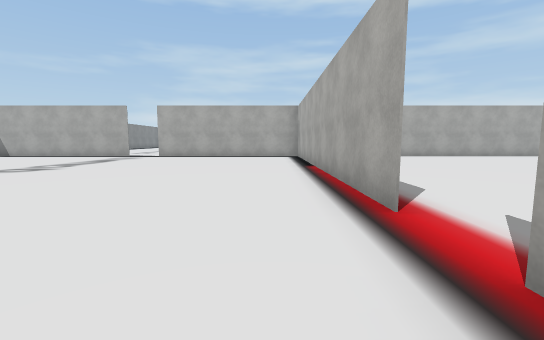
View 1 (above)

21 first-person views from a walk through a scene from a Unity 3-D project. The camera is 1.3 m above the floor, tilts 6° down and sees 90° across. The floor is counted in squares, 2 m on a side. Each view is taken from the middle of a square. On the plan, view 1 faces up. The plan holds only what a view shows up to about 9 squares ahead; the rest is blank. The place goes on beyond the plan. The player is left out. Door leaves are left out, so doorways stand open. Some surface patterns are stand-ins.

View 2
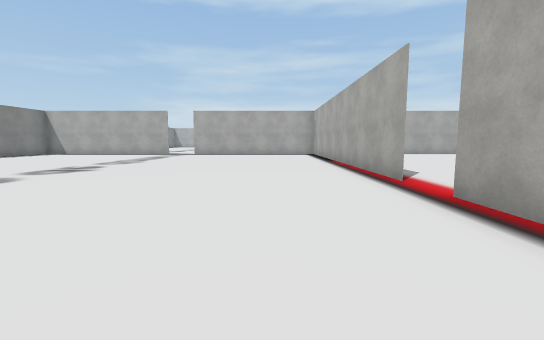

View 3
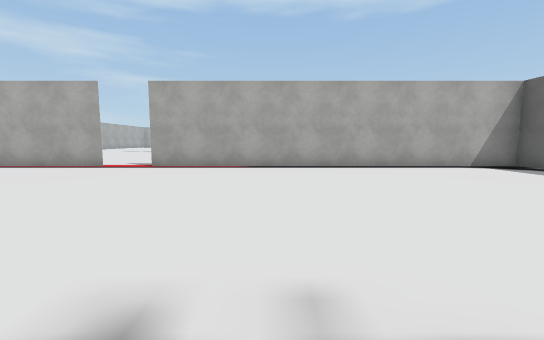

View 4
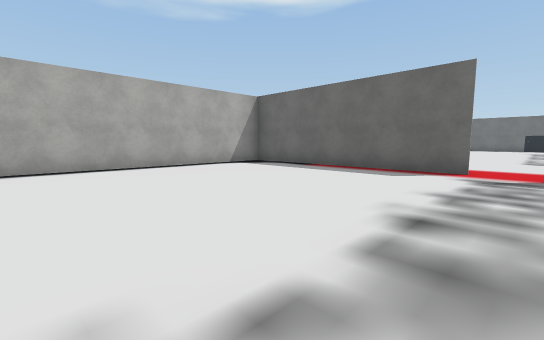

View 5
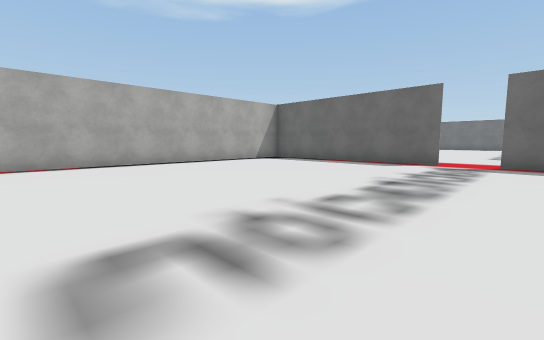

View 6
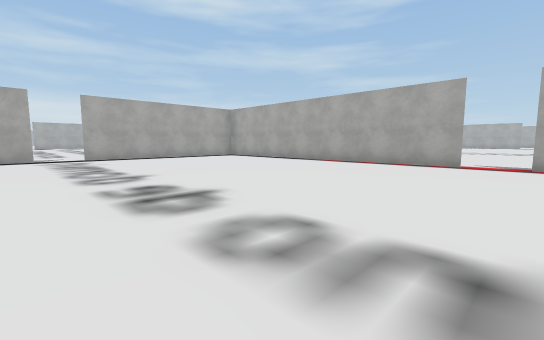

View 7
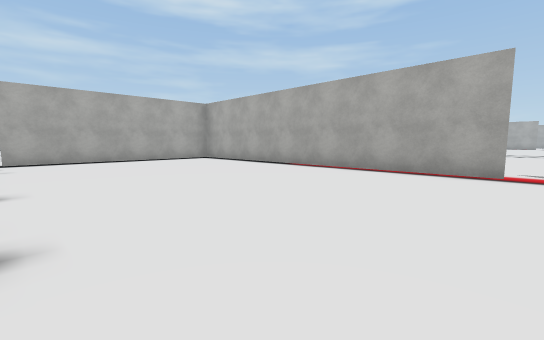

View 8
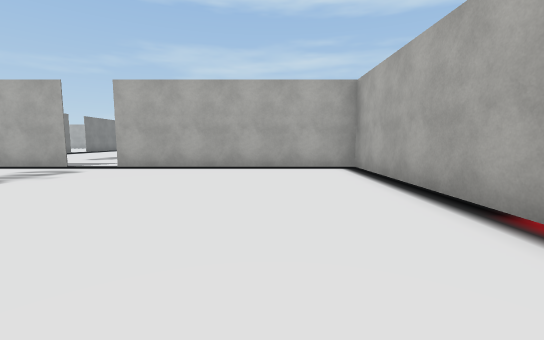

View 9
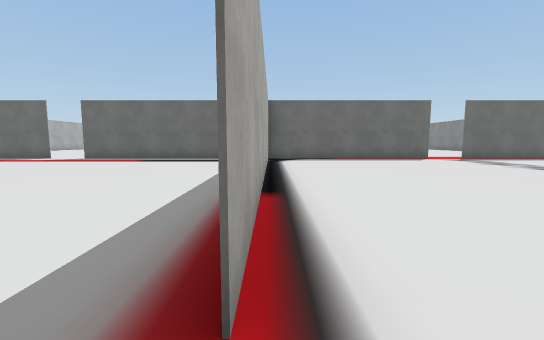

View 10
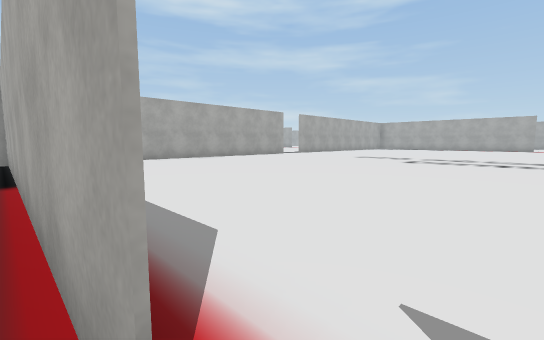

View 11
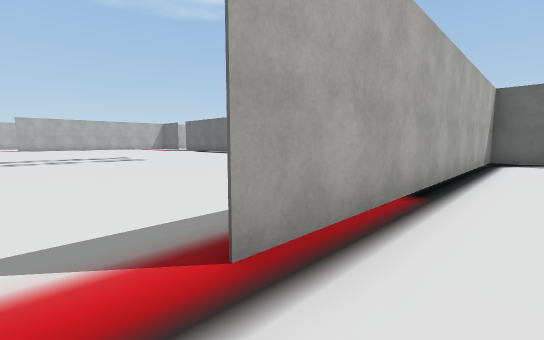

View 12
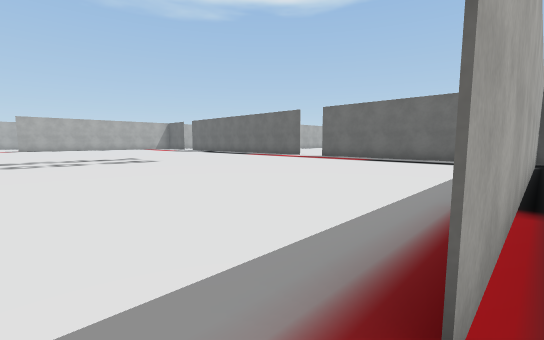

View 13
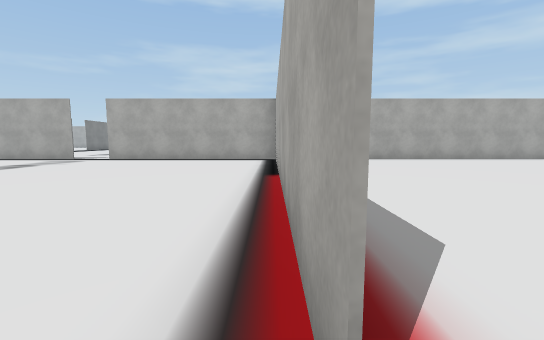

View 14
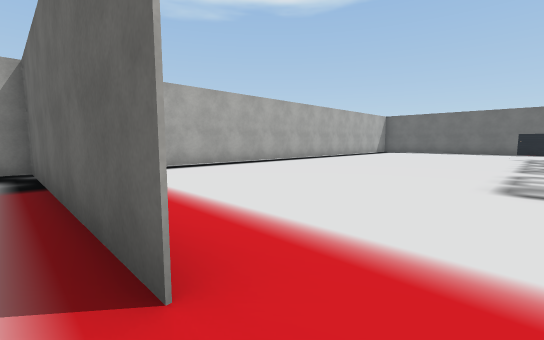

View 15
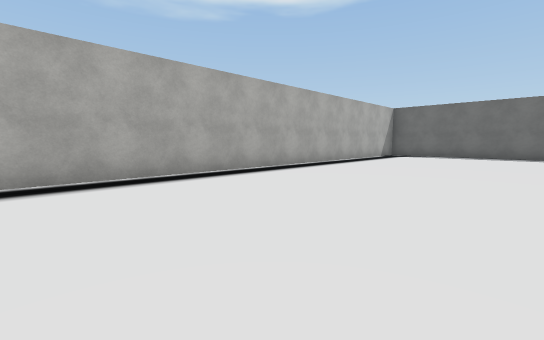

View 16
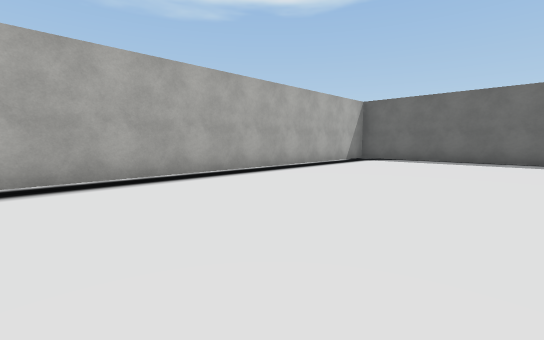

View 17
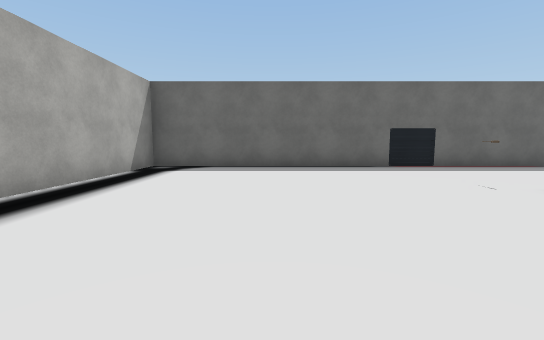

View 18
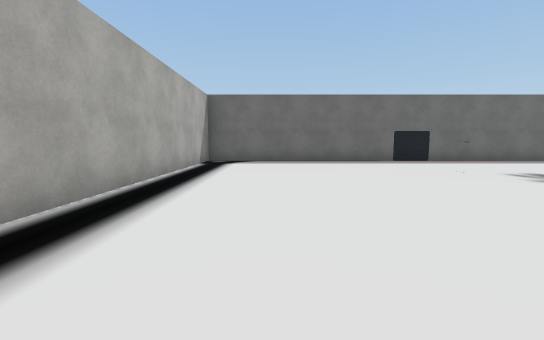

View 19
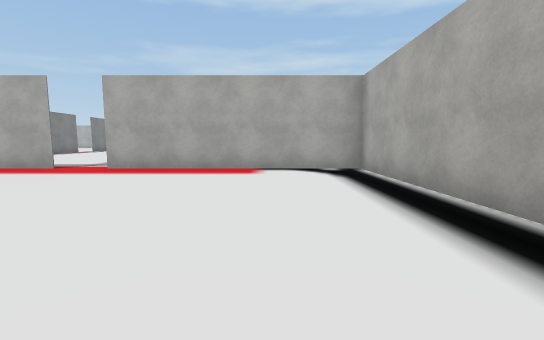

View 20
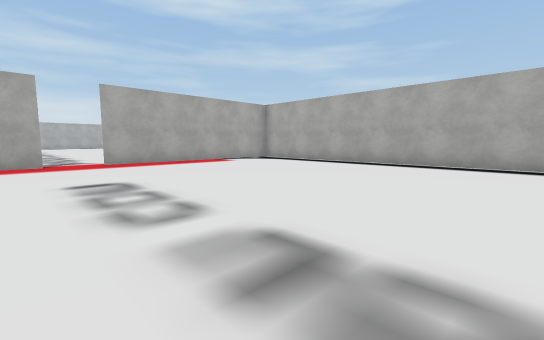

View 21
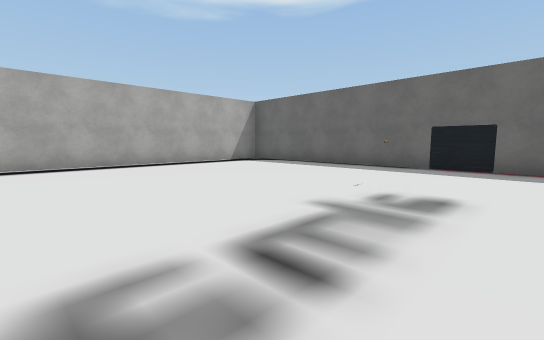

### Floor plan
Key: @ floor where view 1 was taken; # wall or solid block; . floor; O other object.
Columns run from 7 left of view 1 to 13 right of it. Each row starts with its distance up from view 1.
 12 #.#######
 11 ........#  ......
 10 ........#  ......
  9 ........#  .....
  8 ........# ......
  7 ........# .......
  6 ........#.........
  5 ........#..........
  4 ........#...........
  3 ........#............
  2 .....................
  1 ........#............
  0 .......@#...........
 -1 ........#..........
 -2 ........#.........
 -3 ........#........
 -4 ........#.......
 -5 ........#.......
 -6 ........# .......
 -7 ........# .......
 -8 #..########
 -9 ........#
-10 ........#
-11 ........#
-12 ........#
-13 ........#
-14 ........#
-15 ........#
-16 ........#
-17 ........#
-18 ........#
-19 ........#
-20 ........#
-21 ........#
-22 ........#
-23 ........#
-24 ........#
-25 #O......#
-26  .#######

Positions as (right, up) in squares from view 1, and headings:
1: (0, 0), facing up
2: (-1, -2), facing up
3: (-6, -2), facing right
4: (-6, -2), facing down-right
5: (-7, 0), facing down-right
6: (-7, 1), facing up-right
7: (-5, 2), facing up-right
8: (-1, 5), facing up
9: (1, 2), facing down
10: (1, 2), facing up-right
11: (0, 2), facing down-right
12: (1, 2), facing down-right
13: (1, 2), facing up
14: (-6, -8), facing down-right
15: (-4, -12), facing down-right
16: (-4, -15), facing down-right
17: (-2, -18), facing down
18: (-1, -16), facing down
19: (-1, -15), facing up
20: (-7, -17), facing up-right
21: (-7, -18), facing down-right
